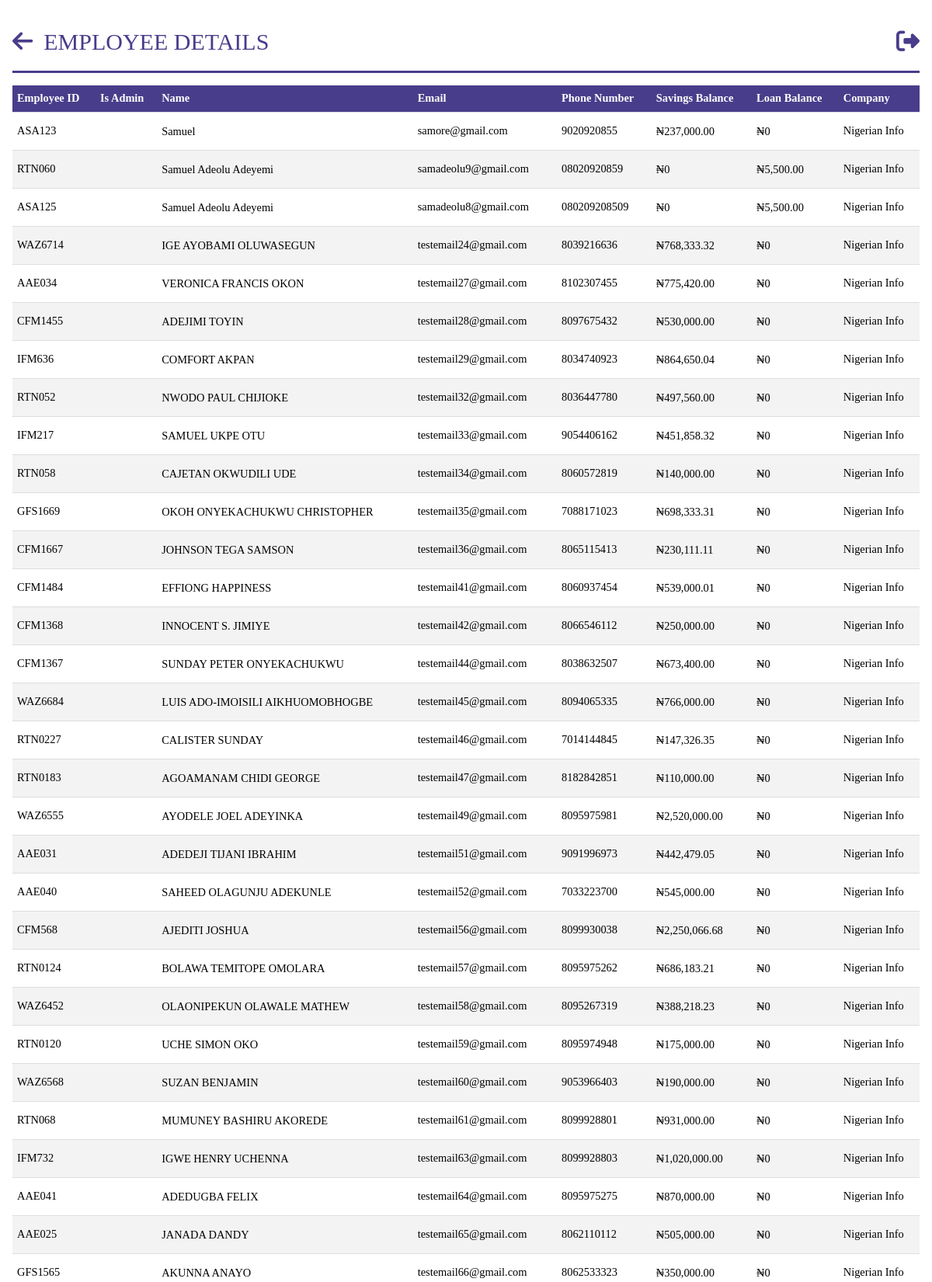
Page /persons (signed in, upper part) on the committed database.
### models.py (models this page shows, shortened)
class Person(db.Model, UserMixin):
    __tablename__ = "persons"
    id = db.Column(db.Integer, primary_key=True)
    name = db.Column(db.String(100), nullable=False)
    role_id = db.Column(db.Integer, db.ForeignKey("roles.id"))
    email = db.Column(db.String, nullable=True, unique=True)
    password = db.Column(db.String(255), nullable=False)
    company_id = db.Column(db.Integer, db.ForeignKey("companies.id"))
    employee_id = db.Column(db.String, nullable=False, unique=True)
    phone_no = db.Column(db.String, unique=True)
    balance_bfd = db.Column(db.Float, default=0.0)
    balance_withheld = db.Column(db.Float, default=0.0)
    available_balance = db.Column(db.Float, default=0.0)
    loan_balance = db.Column(db.Float, default=0.0)
    loan_balance_bfd = db.Column(db.Float, default=0.0)
    loans = db.relationship("Loan", backref="person",foreign_keys="[Loan.person_id]")
    bank_payments_made = db.relationship("BankPayment", backref="payer", lazy=True)
    payments_made = db.relationship("SavingPayment", backref="payer", lazy=True)
    loan_payments_made = db.relationship("LoanPayment", backref="payer", lazy=True)
    @hybrid_property
    def total_balance(self):
        return self.available_balance + self.balance_withheld

class Company(db.Model):
    __tablename__ = "companies"
    id = db.Column(db.Integer, primary_key=True)
    name = db.Column(db.String(100), nullable=False, unique=True)
    balance_bfd = db.Column(db.Float, default=0.0)
    amount_accumulated = db.Column(db.Float, default=0.0)
    payments_made = db.relationship("CompanyPayment", backref="main", lazy=True)
    employees = db.relationship("Person", backref="company", lazy=True)

### app.py (the view)
@app.route("/persons", methods=["GET"])
@login_required
@role_required(["Admin", "Secretary", "Sub-Admin"])
def get_persons():
    persons = query.get_persons()
    total_loan = sum(person.loan_balance for person in persons)
    total_savings = sum(person.total_balance for person in persons)
    return render_template(
        "query/person.html",
        persons=persons,
        total_loan=total_loan,
        total_savings=total_savings,
    )

### app.py (called while the page is built)
@login_manager.user_loader
def load_user(person_id):
    return Person.query.get(person_id)

def role_required(roles_required):
    def decorator(view_func):
        @wraps(view_func)
        def wrapper(*args, **kwargs):
            if not current_user.is_authenticated:
                flash("You must be logged in to access this page.", "error")
                return redirect(url_for("login"))
            user_role = current_user.role
            if user_role.name not in roles_required:
                flash("You don't have the required role to access this page.", "error")
                return redirect(
                    url_for("dashboard")
                )  # Change this to your desired redirect
            return view_func(*args, **kwargs)
        return wrapper
    return decorator

@app.before_request
def before_request():
    g.user = current_user

@app.template_filter("currency")
@login_required
def currency(value):
    modified_value = format_currency(value)  # Modify the value as needed
    return modified_value

### filters.py (called while the page is built)
def format_currency(
    value, currency_symbol="₦", decimal_separator=".", thousands_separator=","
):
    if value:
        if value < 0:
            formatted_value = f"-{currency_symbol}{abs(value):,.2f}"
        else:
            formatted_value = f"{currency_symbol}{value:,.2f}"
        formatted_value = formatted_value.replace(".", decimal_separator).replace(
            ",", thousands_separator
        )
    else:
        formatted_value = f"{currency_symbol}0"
    return formatted_value

### queries.py (called while the page is built)
    def get_persons(self):
        person = Person.query.all()
        return person

### templates/query/person.html (shortened to what this page needs)
{%extends 'base.html' %}
{% block header%}
EMPLOYEE DETAILS
{% endblock  %}
{% block anchor%}
<a href="{{ url_for('queries') }}" id='arrow'><i class="fa-solid fa-arrow-left"></i></a>
{% endblock  %}
{%block content%}
<body id="person">
    <table class="tab-content">
        <tbody>
            <tr>
                <th>Employee ID</th>
                <th>Is Admin</th>
                <th>Name</th>
                <th>Email</th>
                <th>Phone Number</th>
                <th>Savings Balance</th>
                <th>Loan Balance</th>
                <th>Company </th>
            </tr>
            {%for person in persons%}
            <tr>
                <td>{{ person.employee_id }}</td>
                <td>{{ person.is_admin }}</td>
                <td><a href="{{ url_for('savings_account_details',person_id=person.id)}}">{{ person.name }}</a></td>
                <td>{{ person.email }}</td>
                <td>{{ person.phone_no }}</td>
                <td><a href="{{url_for('savings_account',person_id=person.id)}}">{{ person.total_balance | currency}}</a></td>
                <td><a href="{{url_for('loan_account',person_id=person.id)}}">{{ person.loan_balance | currency}}</a></td>
                <td>{{ person.company.name }}</td>
            </tr>
            {%endfor%}
        </tbody>
    </table>
</body>
{%endblock%}

### static/css/style.css (style rules this page uses)
* { margin: 0; padding: 0; box-sizing: border-box; font-family:'Times New Roman', Times, serif; }
.index { background-color: #ffffff; margin: 0 auto; max-width: 80em; line-height: 1.5; padding: 1em 1em; }
.index a { color: #fff; line-height: 2.5; text-decoration: none; }
.index #nav a { font-size: 10px; }
.index #nav a { font-size: 30px; color: #483d8b; }
.index #nav #arrow i { color: #483d8b; margin-right: 10px; }
#person * { color: #000; max-width: 90em; margin: 0 auto; margin-bottom: 3px; }
#person .tab-content { width: 100%; border-collapse: collapse; font-size: 0.9em; min-width: 400px; }
#person .tab-content tr th { background-color: #483d8b; color: #fff; text-align: left; font-weight: bold; }
#person th, #person td { padding: 6px; text-align: left; border-bottom: 1px solid #ddd; }
#person .tab-content tbody tr:nth-of-type(odd) { background-color: #f3f3f3; }
#person .tab-content tr a { text-decoration: none; }

### rows in the picture
Person: employee_id "ASA123", name "Samuel", email "samore@gmail.com", phone_no "9020920855", total_balance "₦237,000.00", loan_balance "₦0", company.name "Nigerian Info"
Person: employee_id "RTN060", name "Samuel Adeolu Adeyemi", email "samadeolu9@gmail.com", phone_no "08020920859", total_balance "₦0", loan_balance "₦5,500.00", company.name "Nigerian Info"
Person: employee_id "ASA125", name "Samuel Adeolu Adeyemi", email "samadeolu8@gmail.com", phone_no "080209208509", total_balance "₦0", loan_balance "₦5,500.00", company.name "Nigerian Info"
Person: employee_id "WAZ6714", name "IGE AYOBAMI OLUWASEGUN", email "testemail24@gmail.com", phone_no "8039216636", total_balance "₦768,333.32", loan_balance "₦0", company.name "Nigerian Info"
Person: employee_id "AAE034", name "VERONICA FRANCIS OKON", email "testemail27@gmail.com", phone_no "8102307455", total_balance "₦775,420.00", loan_balance "₦0", company.name "Nigerian Info"
Person: employee_id "CFM1455", name "ADEJIMI TOYIN", email "testemail28@gmail.com", phone_no "8097675432", total_balance "₦530,000.00", loan_balance "₦0", company.name "Nigerian Info"
Person: employee_id "IFM636", name "COMFORT AKPAN", email "testemail29@gmail.com", phone_no "8034740923", total_balance "₦864,650.04", loan_balance "₦0", company.name "Nigerian Info"
Person: employee_id "RTN052", name "NWODO PAUL CHIJIOKE", email "testemail32@gmail.com", phone_no "8036447780", total_balance "₦497,560.00", loan_balance "₦0", company.name "Nigerian Info"
Person: employee_id "IFM217", name "SAMUEL UKPE OTU", email "testemail33@gmail.com", phone_no "9054406162", total_balance "₦451,858.32", loan_balance "₦0", company.name "Nigerian Info"
Person: employee_id "RTN058", name "CAJETAN OKWUDILI UDE", email "testemail34@gmail.com", phone_no "8060572819", total_balance "₦140,000.00", loan_balance "₦0", company.name "Nigerian Info"
Person: employee_id "GFS1669", name "OKOH ONYEKACHUKWU CHRISTOPHER", email "testemail35@gmail.com", phone_no "7088171023", total_balance "₦698,333.31", loan_balance "₦0", company.name "Nigerian Info"
Person: employee_id "CFM1667", name "JOHNSON TEGA SAMSON", email "testemail36@gmail.com", phone_no "8065115413", total_balance "₦230,111.11", loan_balance "₦0", company.name "Nigerian Info"
Person: employee_id "CFM1484", name "EFFIONG HAPPINESS", email "testemail41@gmail.com", phone_no "8060937454", total_balance "₦539,000.01", loan_balance "₦0", company.name "Nigerian Info"
Person: employee_id "CFM1368", name "INNOCENT S. JIMIYE", email "testemail42@gmail.com", phone_no "8066546112", total_balance "₦250,000.00", loan_balance "₦0", company.name "Nigerian Info"
Person: employee_id "CFM1367", name "SUNDAY PETER ONYEKACHUKWU", email "testemail44@gmail.com", phone_no "8038632507", total_balance "₦673,400.00", loan_balance "₦0", company.name "Nigerian Info"
Person: employee_id "WAZ6684", name "LUIS ADO-IMOISILI AIKHUOMOBHOGBE", email "testemail45@gmail.com", phone_no "8094065335", total_balance "₦766,000.00", loan_balance "₦0", company.name "Nigerian Info"
Person: employee_id "RTN0227", name "CALISTER SUNDAY", email "testemail46@gmail.com", phone_no "7014144845", total_balance "₦147,326.35", loan_balance "₦0", company.name "Nigerian Info"
Person: employee_id "RTN0183", name "AGOAMANAM CHIDI GEORGE", email "testemail47@gmail.com", phone_no "8182842851", total_balance "₦110,000.00", loan_balance "₦0", company.name "Nigerian Info"
Person: employee_id "WAZ6555", name "AYODELE JOEL ADEYINKA", email "testemail49@gmail.com", phone_no "8095975981", total_balance "₦2,520,000.00", loan_balance "₦0", company.name "Nigerian Info"
Person: employee_id "AAE031", name "ADEDEJI TIJANI IBRAHIM", email "testemail51@gmail.com", phone_no "9091996973", total_balance "₦442,479.05", loan_balance "₦0", company.name "Nigerian Info"
Person: employee_id "AAE040", name "SAHEED OLAGUNJU ADEKUNLE", email "testemail52@gmail.com", phone_no "7033223700", total_balance "₦545,000.00", loan_balance "₦0", company.name "Nigerian Info"
Person: employee_id "CFM568", name "AJEDITI JOSHUA", email "testemail56@gmail.com", phone_no "8099930038", total_balance "₦2,250,066.68", loan_balance "₦0", company.name "Nigerian Info"
Person: employee_id "RTN0124", name "BOLAWA TEMITOPE OMOLARA", email "testemail57@gmail.com", phone_no "8095975262", total_balance "₦686,183.21", loan_balance "₦0", company.name "Nigerian Info"
Person: employee_id "WAZ6452", name "OLAONIPEKUN OLAWALE MATHEW", email "testemail58@gmail.com", phone_no "8095267319", total_balance "₦388,218.23", loan_balance "₦0", company.name "Nigerian Info"
Person: employee_id "RTN0120", name "UCHE SIMON OKO", email "testemail59@gmail.com", phone_no "8095974948", total_balance "₦175,000.00", loan_balance "₦0", company.name "Nigerian Info"
Person: employee_id "WAZ6568", name "SUZAN BENJAMIN", email "testemail60@gmail.com", phone_no "9053966403", total_balance "₦190,000.00", loan_balance "₦0", company.name "Nigerian Info"
Person: employee_id "RTN068", name "MUMUNEY BASHIRU AKOREDE", email "testemail61@gmail.com", phone_no "8099928801", total_balance "₦931,000.00", loan_balance "₦0", company.name "Nigerian Info"
Person: employee_id "IFM732", name "IGWE HENRY UCHENNA", email "testemail63@gmail.com", phone_no "8099928803", total_balance "₦1,020,000.00", loan_balance "₦0", company.name "Nigerian Info"
Person: employee_id "AAE041", name "ADEDUGBA FELIX", email "testemail64@gmail.com", phone_no "8095975275", total_balance "₦870,000.00", loan_balance "₦0", company.name "Nigerian Info"
Person: employee_id "AAE025", name "JANADA DANDY", email "testemail65@gmail.com", phone_no "8062110112", total_balance "₦505,000.00", loan_balance "₦0", company.name "Nigerian Info"
Person: employee_id "GFS1565", name "AKUNNA ANAYO", email "testemail66@gmail.com", phone_no "8062533323", total_balance "₦350,000.00", loan_balance "₦0", company.name "Nigerian Info"
